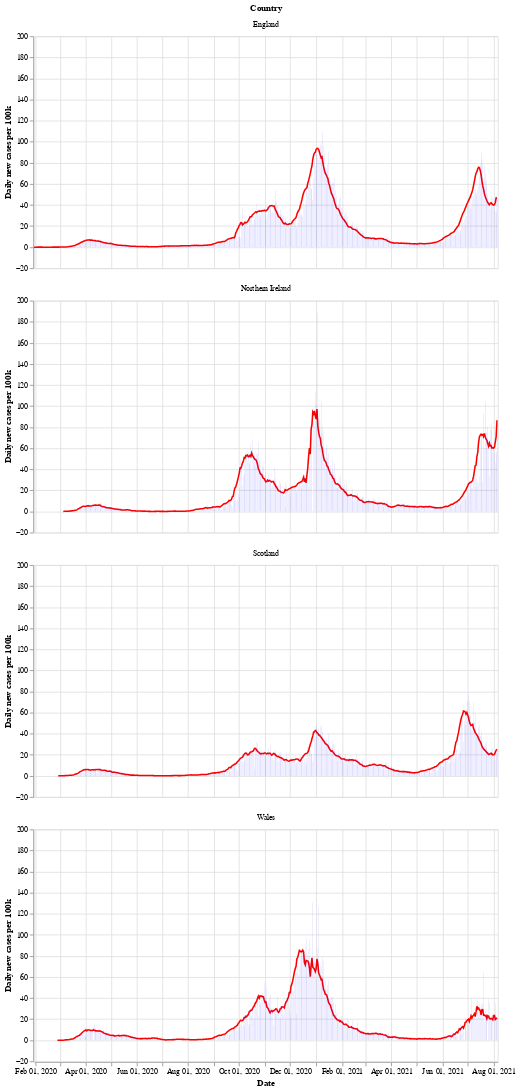

Write notebook code for a chart like this one.
### Markdown cell above
Next is a bar chart of the number of new cases in each country (per 100k population), with the 7 day moving average of cases. Again we see that Wales saw a longer period of raising and falling cases compared to the other countries.

After a period of cases falling, each nation is now seeing a rise in the number of cases - especially in Wales.

### Code cell
# collapse
bars = alt.Chart(uk_cases).mark_bar().encode(
    x=alt.X("yearmonthdate(date):T", axis=alt.Axis(title='Date')),
    y=alt.Y("newCasesRate:Q", axis=alt.Axis(title='Daily new cases per 100k')),
    tooltip='newCasesRate',
    color=alt.condition(
        alt.datum.dailyChange > 0,
        alt.value("orange"),  # The positive color
        alt.value("blue")  # The negative color
    )
).properties(title='New cases per 100k population with rolling 7 day average', width=600).interactive()
line = alt.Chart(uk_cases).mark_line(
    color='red',
    size=2,
).transform_window(
    rolling_mean='mean(newCasesRate)',
    frame=[0, 7],
    groupby=['areaName']
).encode(
    x='yearmonthdate(date):T',
    y='rolling_mean:Q'
)
alt.layer(line, bars, data=uk_cases).facet(alt.Row('areaName', title='Country'), columns=1)

### Figure 1 — Vega-Lite specification as saved in the notebook (floating-point values rounded to 4 significant figures; data arrays with more than 128 entries replaced by an {"elided": "..."} marker saying what was removed)
{"config": {"view": {"continuousWidth": 400, "continuousHeight": 300}}, "data": {"name": "data-cdbe481e24279b7d89f52f7c0790e094"}, "facet": {"type": "nominal", "field": "areaName", "title": "Country"}, "spec": {"layer": [{"mark": {"type": "line", "color": "red", "size": 2}, "encoding": {"x": {"type": "temporal", "field": "date", "timeUnit": "yearmonthdate"}, "y": {"type": "quantitative", "field": "rolling_mean"}}, "transform": [{"window": [{"op": "mean", "field": "newCasesRate", "as": "rolling_mean"}], "frame": [0, 7], "groupby": ["areaName"]}]}, {"mark": "bar", "encoding": {"color": {"condition": {"value": "orange", "test": "(datum.dailyChange > 0)"}, "value": "blue"}, "tooltip": {"type": "quantitative", "field": "newCasesRate"}, "x": {"type": "temporal", "axis": {"title": "Date"}, "field": "date", "timeUnit": "yearmonthdate"}, "y": {"type": "quantitative", "axis": {"title": "Daily new cases per 100k"}, "field": "newCasesRate"}}, "selection": {"selector002": {"type": "interval", "bind": "scales", "encodings": ["x", "y"]}}, "title": "New cases per 100k population with rolling 7 day average", "width": 600}]}, "columns": 1, "$schema": "https://vega.github.io/schema/vega-lite/v4.8.1.json", "datasets": {"data-cdbe481e24279b7d89f52f7c0790e094": {"elided": "2124 records"}}}
